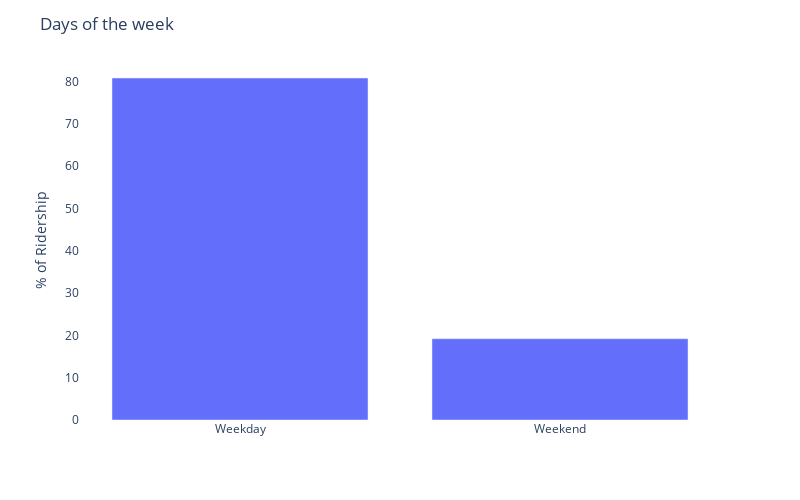

Notebook code for this chart:
### Code cell
#weekend vs. weekday
fig = px.bar(df, 
            x = df.index, 
            y = df.percent_share,
            width = 800, height = 500)

fig.update_layout(title = 'Days of the week',
                  xaxis_title = '',
                  yaxis_title = "% of Ridership",
                   plot_bgcolor='rgba(0,0,0,0)')

### Figure 1 — Plotly figure (JSON) as saved in the notebook; plotly's stock layout.template omitted (floating-point values rounded to 4 significant figures)
{"data": [{"alignmentgroup": "True", "hovertemplate": "Weekend=%{x}<br>percent_share=%{y}<extra></extra>", "legendgroup": "", "marker": {"color": "#636efa", "pattern": {"shape": ""}}, "name": "", "offsetgroup": "", "orientation": "v", "showlegend": false, "textposition": "auto", "type": "bar", "x": ["Weekday", "Weekend"], "xaxis": "x", "y": [80.8, 19.2], "yaxis": "y"}], "layout": {"barmode": "relative", "height": 500, "legend": {"tracegroupgap": 0}, "margin": {"t": 60}, "plot_bgcolor": "rgba(0,0,0,0)", "title": {"text": "Days of the week"}, "width": 800, "xaxis": {"anchor": "y", "domain": [0, 1], "title": {"text": ""}}, "yaxis": {"anchor": "x", "domain": [0, 1], "title": {"text": "% of Ridership"}}}}
